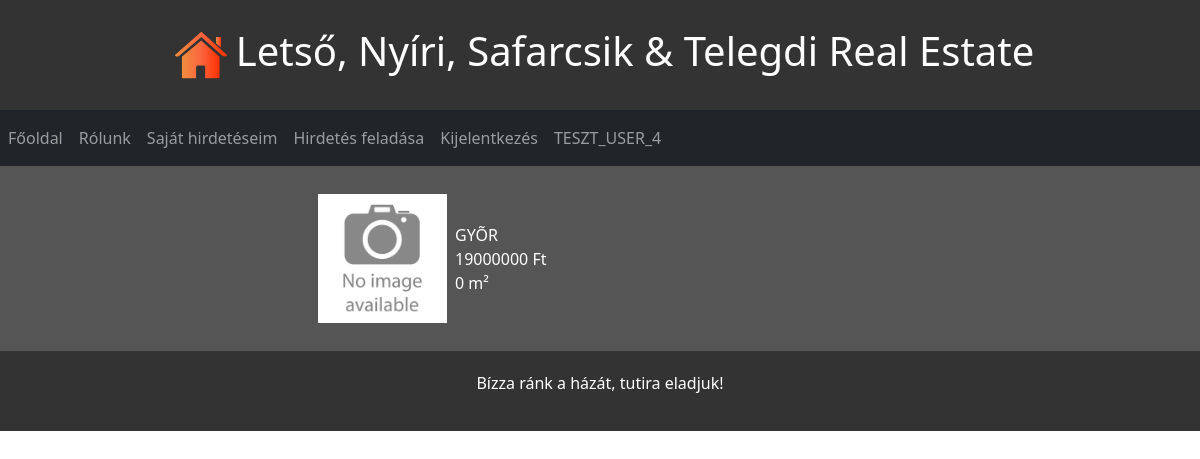
Screenshot of /htdocs/index.php?p=real-estates&m=my_ads (signed in) with the database file from the repository.
### tables this page shows
CREATE TABLE property_description (
    property_id         VARCHAR(100) NOT NULL,
    property_type       VARCHAR(5) NOT NULL,
    property_sub_type   VARCHAR(5) NOT NULL,
    property_condition  VARCHAR(5),
    property_view       VARCHAR(5),
    orientation         VARCHAR(5),
    heating_type        VARCHAR(5),
    parking             VARCHAR(5),
    comfort_rate        VARCHAR(100),
    attic_loft          VARCHAR(5),
    bathroom_toilet     VARCHAR(5),
    floor_number        DECIMAL(10,2),
    avg_room_height     DECIMAL(10,2),
    elevator            VARCHAR(2),
    balcony_patio       VARCHAR(2),
    safe_for_wheelchair VARCHAR(2),
    airconditioning     VARCHAR(2),
    garden              VARCHAR(2),
    property_price      NUMERIC NOT NULL,
    property_size       NUMERIC,
    num_of_whole_rooms  NUMERIC,
    num_of_half_rooms   NUMERIC,
    num_of_bathrooms    NUMERIC,
    stairs              VARCHAR(5),
    plot_size           NUMERIC,
    num_of_floors       NUMERIC,
    basement            VARCHAR(2),
    attic               VARCHAR(2),
    basement_loft       VARCHAR(2),
    description         LONGTEXT,
    electricity         VARCHAR(5),
    water               VARCHAR(5),
    gas                 VARCHAR(5),
    pipage              VARCHAR(5),
    PRIMARY KEY ( property_id ),
    CONSTRAINT property_views_fk FOREIGN KEY ( property_view )
        REFERENCES property_views ( property_view_code ),
    CONSTRAINT property_types_fk FOREIGN KEY ( property_type )
        REFERENCES property_types ( property_type_code ),
    CONSTRAINT property_sub_types_fk FOREIGN KEY ( property_sub_type )
        REFERENCES property_sub_types ( property_sub_type_code ),
    CONSTRAINT property_parking_types_fk FOREIGN KEY ( parking )
        REFERENCES parking_types ( parking_type_code ),
    CONSTRAINT property_stairs_types_fk FOREIGN KEY ( stairs )
        REFERENCES stairs_types ( stair_type_code ),
    CONSTRAINT property_orientations_fk FOREIGN KEY ( orientation )
        REFERENCES property_orientations ( property_orientation_code ),
    CONSTRAINT property_comfort_types_fk FOREIGN KEY ( comfort_rate )
        REFERENCES property_comfort_types ( comfort_type_code ),
    CONSTRAINT property_desc_attic_types_fk FOREIGN KEY ( attic_loft )
        REFERENCES attic_types ( attic_type_code ),
    CONSTRAINT property_bathr_toilet_types_fk FOREIGN KEY ( bathroom_toilet )
        REFERENCES bathroom_toilet_types ( bathroom_toilet_type_code ),
    CONSTRAINT property_heatings_fk FOREIGN KEY ( heating_type )
        REFERENCES property_heatings ( heating_type_code ),
    CONSTRAINT property_conditions_fk FOREIGN KEY ( property_condition )
        REFERENCES property_conditions ( property_condition_code ),
    CONSTRAINT property_e_w_g_p_types_fk FOREIGN KEY ( electricity )
        REFERENCES e_w_g_p_types ( e_w_g_p_type_code ),
    CONSTRAINT property_e_w_g_p_types_fk2 FOREIGN KEY ( water )
        REFERENCES e_w_g_p_types ( e_w_g_p_type_code ),
    CONSTRAINT property_e_w_g_p_types_fk3 FOREIGN KEY ( gas )
        REFERENCES e_w_g_p_types ( e_w_g_p_type_code ),
    CONSTRAINT property_e_w_g_p_types_fk4 FOREIGN KEY ( pipage )
        REFERENCES e_w_g_p_types ( e_w_g_p_type_code )
);

CREATE TABLE property_location (
    property_id     VARCHAR(100) NOT NULL,
    zip_code        VARCHAR(4) NOT NULL,
    city            NVARCHAR(500),
    street_name     NVARCHAR(500),
    street_type     NVARCHAR(50),
    street_number   VARCHAR(10),
    building_number VARCHAR(10),
    floor_number    VARCHAR(10),
    door_number     VARCHAR(10),
    PRIMARY KEY ( property_id ),
     CONSTRAINT property_location_property_fk FOREIGN KEY ( property_id )
        REFERENCES property ( property_id )
);

### htdocs/private/components/menu.php (called while the page is built, shortened)
<?php
  if (isset($_SESSION['user'])){
    $menu[] = ['href' => '?p=users&m=settings', 'title' => $_SESSION['user']['user_name']];
    $menu[] = ['href' => '?p=users&m=logout', 'title' => 'Kijelentkezés'];
    $menu[] = ['href' => '?p=real-estates&m=add', 'title' => 'Hirdetés feladása'];
    $menu[] = ['href' => '?p=real-estates&m=my_ads', 'title' => 'Saját hirdetéseim'];
  } else {
    $menu[] = ['href' => '?p=users&m=registration', 'title' => 'Regisztráció'];
    $menu[] = ['href' => '?p=users&m=login', 'title' => 'Bejelentkezés'];
  }
  $menu[] = ['href' => '?p=about', 'title' => 'Rólunk'];
  $menu[] = ['href' => '?p=main', 'title' => 'Főoldal'];
  require_once UTILS_DIR.'functions.php';
  $menu = array_reverse($menu, true);
  print_menu($menu);
?>

### htdocs/private/pages/real-estates.php (called while the page is built, shortened)
<?php
require_once './private/utils/db_manager.php';
function my_ads(){
    $id = $_SESSION['user']['profile_id'];
    $query = "SELECT *
        FROM PROPERTY_DESCRIPTION PRODES
        JOIN PROPERTY PROPER ON PROPER.property_id = PRODES.property_id
        JOIN PROPERTY_LOCATION PROLOC ON PROLOC.property_id = PROPER.property_id
        JOIN PROPERTY_TYPE PROTYP ON PROTYP.property_type_id = PROPER.property_type_id
        JOIN PROPERTY_TYPES PROTYS ON PROTYS.property_type_code = PRODES.property_type
        JOIN PROPERTY_X_PROFILE PROXPRO ON PROXPRO.property_id = PRODES.property_id
        WHERE PROXPRO.profile_id = " .$id. "";
    $result = select($query);
    require_once REAL_ESTATES_DIR.'list.php';
}

### htdocs/private/utils/db_manager.php (called while the page is built, shortened)
<?php
function get_connection(){
    $dsn = DB_TYPE.':dbname='.DB_NAME.';host='.DB_HOST;
    $user = DB_USER;
    $password = DB_PASS;
    $connection = new PDO($dsn, $user, $password);
    return $connection;
}
function select($query, $one_row=false, $params=[]){
    $connection = get_connection();
    $statement = $connection->prepare($query);
    $success = $statement->execute($params);
    $result = [];
    if ($success === true){
        if ($one_row === false){
            $result = $statement->fetchAll();
        } else {
            $result = $statement->fetch();
        }
    } else {
        die ('Sikertelen végrehajtás');
    }
    return $result;
}

### htdocs/private/pages/real-estates/list.php (the view)
<div class="d-flex align-items-center justify-content-center">
    <div class="col-lg-6 col-md-8 col-sm-10">
    <?php
if ($result === null || empty($result)): ?>
    <h2 class="text-center">Nincs találat</h2>
<?php else: ?>
    <?php $count = count($result); ?>
        <?php for ($i = 0; $i < $count; $i++): ?>
            <div class="d-flex align-items-center justify-content-left">
                <img src="./public/img/no_image.jpeg" width="25%" class="p-2">
                <div class="row">
                    <div><?php echo $result[$i]['city'] ?></div>
                    <div><?php echo $result[$i]['property_price'] ?> Ft</div>
                    <div><?php echo $result[$i]['property_size'] ?> m²</div>
                </div>
            </div>
        <?php endfor; ?>
<?php endif; ?>
    </div>
</div>

### htdocs/index.php (shortened to what this page needs)
<html>
<head>
    <link href="https://cdn.jsdelivr.net/npm/bootstrap@5.1.3/dist/css/bootstrap.min.css" rel="stylesheet">
    <link rel="stylesheet" href="<?=CSS_FILE?>">
</head>
<body>
    <header class="text-center" id="header"><?php @include_once COMPONENTS_DIR.'header.php'; ?></header>
    <nav class="navbar navbar-expand-md navbar-dark bg-dark"><?php require_once COMPONENTS_DIR.'menu.php'; ?></nav>
    <main class="foundation"><?php require_once CONTENT_DIR.'content.php'; ?></main>
    <footer class="text-center" id="footer"><?php @include_once COMPONENTS_DIR.'footer.php'; ?></footer>
</body>
</html>

### htdocs/private/components/header.php (shortened to what this page needs)
<div class="d-flex align-items-center justify-content-center">
    <img src="./public/img/haziko.png" alt="Házikó" style="width:70px;height:70px;">
    <h1>Letső, Nyíri, Safarcsik & Telegdi Real Estate</h1>
</div>

### htdocs/private/utils/functions.php (shortened to what this page needs)
<?php
function print_menu(&$menu, $return_html = FALSE){
    $menu_string = '';
    $menu_string .= '<div class="collapse navbar-collapse" id="navbarsExampleDefault"><ul class="navbar-nav mr-auto">';
    foreach ($menu as &$menu_item){
        $menu_string .= '<li class="nav-item"'. (array_key_exists('li_extra', $menu_item) ?
            generate_attributes($menu_item['li_extra']) : '').'><a class="nav-link" href="'.$menu_item['href'].'" '
            . (array_key_exists('a_extra', $menu_item) ? generate_attributes($menu_item['a_extra']) : '')
            .'>'.$menu_item['title'].'</a>';
        $menu_string .= '</li>';
    }
    $menu_string .= '</ul></div>';
    if ($return_html)
        return $menu_string;
    else
        print $menu_string;
}

### htdocs/private/content.php (shortened to what this page needs)
<?php
if (filter_has_var(INPUT_GET, 'm')){
    $local_operation = filter_input(INPUT_GET, 'm', FILTER_SANITIZE_STRING);
    $operation = $local_operation;
    $operation();
}
?>

### htdocs/private/components/footer.php
<p>Bízza ránk a házát, tutira eladjuk!</p>

### htdocs/public/css/styles.css (style rules this page uses)
a { color: wheat; text-decoration: none; }
#footer { padding: 20px; color: #fff; background: #333; }
#header { padding: 20px; color: #fff; background: #333; }
.foundation { padding: 20px; color: #fff; background: #555; }

### rows the page displays
property_description: property_location.city "GYÕR", property_price "19000000", property_size "0"

### other values shown
$menu_item['title'] "Főoldal"
$menu_item['title'] "Rólunk"
$menu_item['title'] "Saját hirdetéseim"
$menu_item['title'] "Hirdetés feladása"
$menu_item['title'] "Kijelentkezés"
$menu_item['title'] "TESZT_USER_4"
